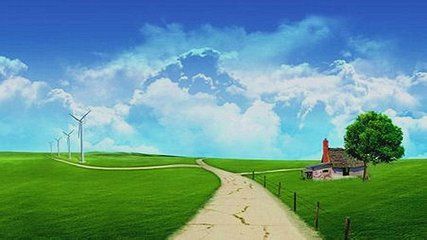
#> input picture Python_opencv/images/demo.jpg, 427 x 240 px
$ python tutorial_16_sobel_lps.py
#> lines starting #> are read from the running program, lines starting #| are printed output that depends on the picture
#> further down, src is the input picture: shape (240, 427, 3); mean B, G, R 146.2, 151.4, 101.3
#!/usr/bin/python
# -*- coding: utf-8 -*-
# Author = 'IReverser'

import cv2 as cv
import numpy as np


# 图像梯度（由x,y方向上的偏导数和偏移构成），有一阶导数（sobel算子）和二阶导数（Laplace算子）
# 用于求解图像边缘，一阶的极大值，二阶的零点
# 一阶偏导在图像中为一阶差分，再变成算子（即权值）与图像像素值乘积相加，二阶同理
def Laplacian_demo(image):
    # dst = cv.Laplacian(image, cv.CV_32F)
    # lpls = cv.convertScaleAbs(dst)                     # == np.array([[0, 1, 0], [1, -4, 1], [0, 1, 0]])
    # kernel = np.array([[0, 1, 0], [1, -4, 1], [0, 1, 0]])
    kernel = np.array([[1, 1, 1], [1, -8, 1], [1, 1, 1]])
    dst = cv.filter2D(image, cv.CV_32F, kernel=kernel)
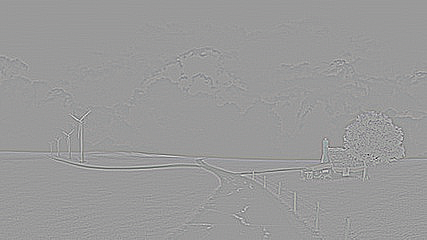
#> dst: shape (240, 427, 3) float32; mean B, G, R 0, 0, 0; drawn with min black and max white
    lpls = cv.convertScaleAbs(dst)
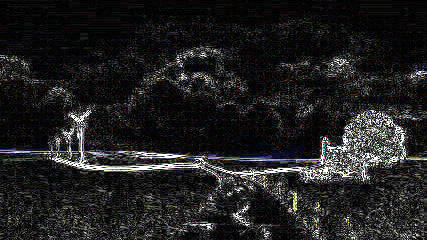
#> lpls: shape (240, 427, 3); mean B, G, R 32.5, 32.2, 32.5
    cv.imshow("Laplacian_demo", lpls)


def sobel_demo(image):
    # grad_x = cv.Sobel(image, cv.CV_32F, 1, 0)
    # grad_y = cv.Sobel(image, cv.CV_32F, 0, 1)
    grad_x = cv.Scharr(image, cv.CV_32F, 1, 0)
    grad_y = cv.Scharr(image, cv.CV_32F, 0, 1)
    gradx = cv.convertScaleAbs(grad_x)
    grady = cv.convertScaleAbs(grad_y)
    cv.imshow("gradient-x", gradx)
    cv.imshow("gradient-y", grady)

    gradxy = cv.addWeighted(gradx, 0.5, grady, 0.5, 0)
    cv.imshow("gradient-xy", gradxy)


print("--------------Hello Python ------------")
src = cv.imread("./images/demo.jpg")
cv.namedWindow("input image", cv.WINDOW_AUTOSIZE)
cv.imshow("input image", src)
Laplacian_demo(src)
cv.waitKey(0)  # 等有键输入或者1000ms后自动将窗口消除，0表示只用键输入结束窗口

cv.destroyAllWindows()
